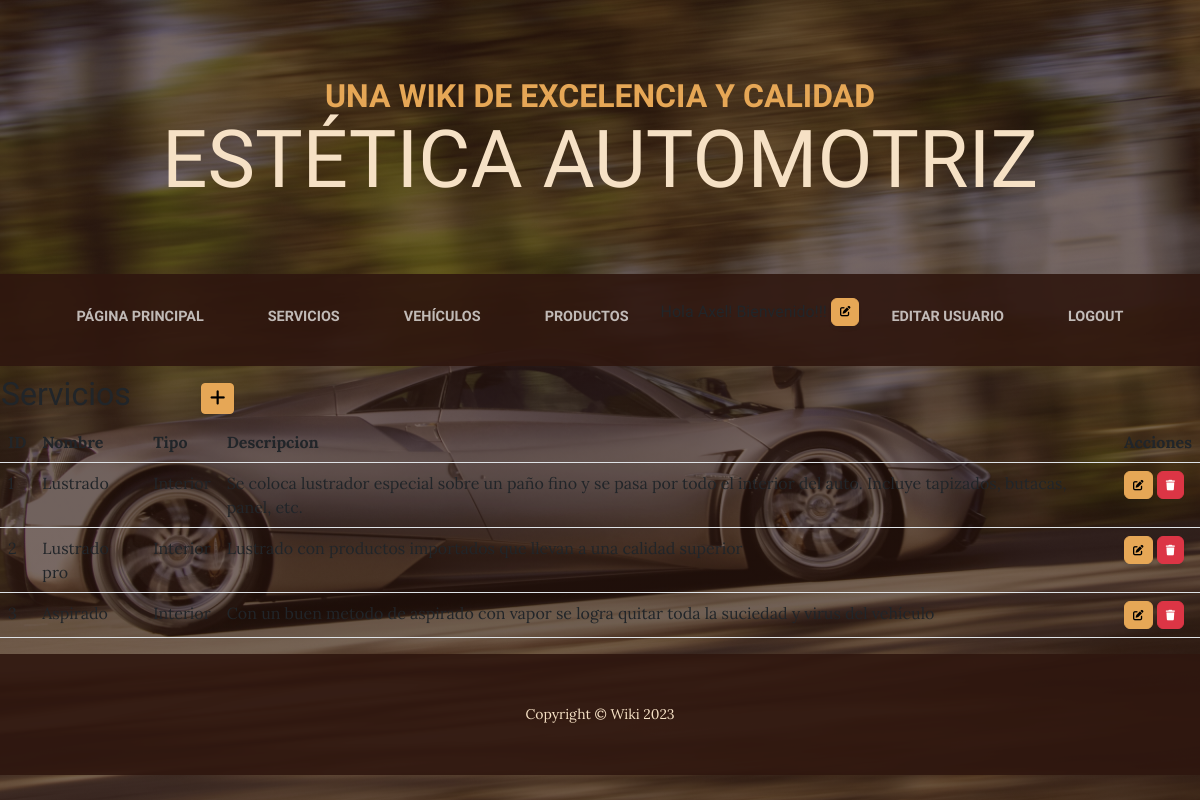
The app's page /servicios/ (signed in), older data.
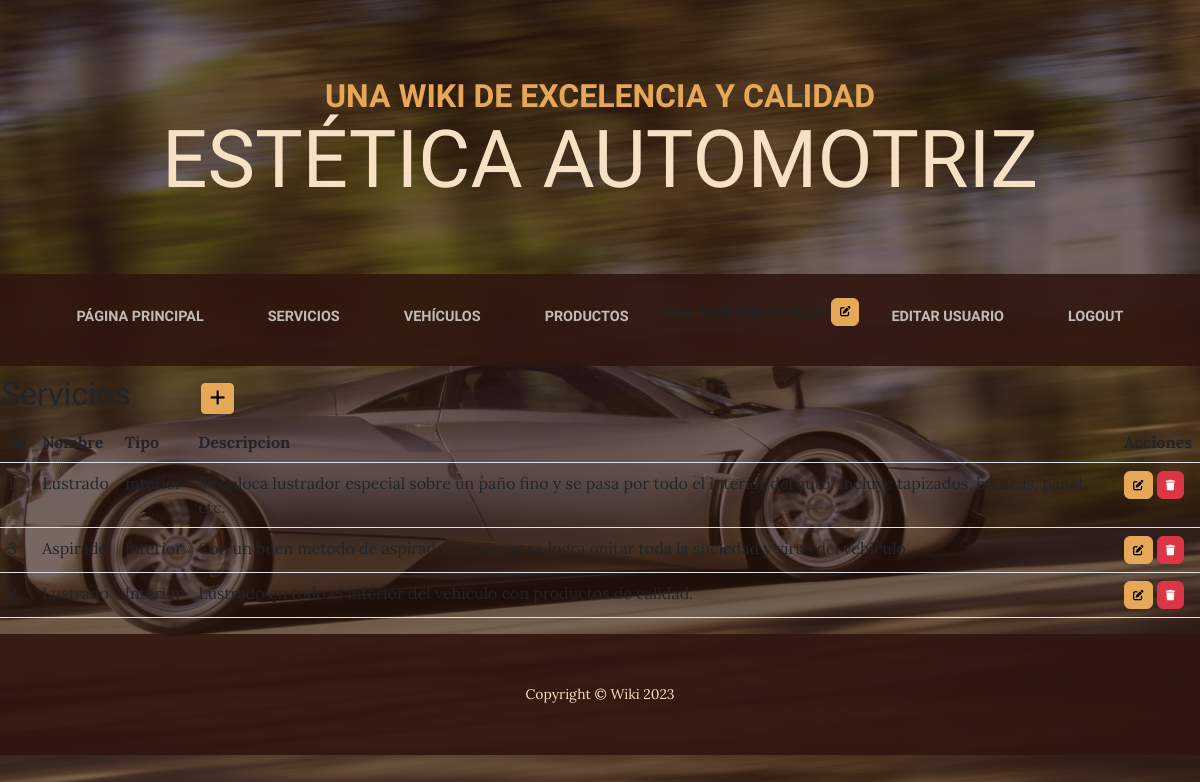
The same page, newer data.
### aplicacion/models.py (models this page shows, shortened)
class Servicio(models.Model):
    nombre = models.CharField(max_length=30)
    tipo = models.CharField(max_length=10)
    descripcion = models.CharField(max_length=200)

### aplicacion/views.py (the view)
# urls.py: path('servicios/', ServicioList.as_view(), name="servicios" ),
class ServicioList(ListView):
    model = Servicio

### aplicacion/templates/aplicacion/servicio_list.html (shortened to what this page needs)
{% extends 'aplicacion/base.html' %}
{% load static %}
{% block contenido %}
<table>
    <tr>
        <td width="200"><h2>Servicios</h2></td>
        <td>
            <a
            href="{% url 'create_servicio' %}"
            class="btn btn-primary btn-sm"
            >
            </a>
        </td>
    </tr>
</table>
<table class="table table-striped">
    <thead>
        <tr>
            <th>ID</th>
            <th>Nombre</th>
            <th>Tipo</th>
            <th>Descripcion</th>
            <th>Acciones</th>
        </tr>
    </thead>
    <tbody>
    {% for servicio in servicio_list %}
    <tr>
        <td>{{ servicio.id }}</td>
        <td>{{ servicio.nombre }}</td>
        <td>{{ servicio.tipo }}</td>
        <td>{{ servicio.descripcion }}</td>
        <td>
            <a
              href="{% url 'update_servicio' servicio.id %}"
              class="btn btn-primary"
              style="--bs-btn-padding-y: .25rem; --bs-btn-padding-x: .5rem; --bs-btn-font-size: .75rem;"
              >
            </a>
            <a
              href="{% url 'delete_servicio' servicio.id %}"
              class="btn btn-danger"
              style="--bs-btn-padding-y: .25rem; --bs-btn-padding-x: .5rem; --bs-btn-font-size: .75rem;"
              >
            </a>
          </td>
    </tr>
    {% endfor %}
    </tbody>
</table>
{% endblock contenido %}

### aplicacion/templates/aplicacion/base.html (shortened to what this page needs)
<!DOCTYPE html>
<html lang="en">
    {% load static %}
    <head>
        <link href="{% static 'aplicacion/css/styles.css' %}" rel="stylesheet" />
        <link rel="stylesheet" href="https://cdnjs.cloudflare.com/ajax/libs/font-awesome/6.4.0/css/all.min.css">
    </head>
    <body>
        <header>
            <h1 class="site-heading text-center text-faded d-none d-lg-block">
                <span class="site-heading-upper text-primary mb-3">Una Wiki de excelencia y calidad</span>
                <span class="site-heading-lower">Estética Automotriz</span>
            </h1>
        </header>
        <nav class="navbar navbar-expand-lg navbar-dark py-lg-4" id="mainNav">
            <div class="container">
                <div class="collapse navbar-collapse" id="navbarSupportedContent">
                    <ul class="navbar-nav mx-auto">
                        <li class="nav-item px-lg-4"><a class="nav-link text-uppercase" href="{% url 'home' %}">Página principal</a></li>
                        {% if user.is_authenticated %}
                            <li class="nav-item px-lg-4"><a class="nav-link text-uppercase" href="{% url 'servicios' %}">Servicios</a></li>
                            <li class="nav-item px-lg-4"><a class="nav-link text-uppercase" href="{% url 'vehiculos' %}">Vehículos</a></li>
                            <li class="nav-item px-lg-4"><a class="nav-link text-uppercase" href="{% url 'productos' %}">Productos</a></li>
                            <p>Hola {{user.username}}! Bienvenido!!!</p>
                            <div class="text-center">
                                <a
                                    href="{% url 'agregar_avatar' %}"
                                    class="btn btn-primary"
                                    style="--bs-btn-padding-y: .25rem; --bs-btn-padding-x: .5rem; --bs-btn-font-size: .75rem;"
                                    >
                                </a>
                            </div>
                            <li class="nav-item px-lg-4"><a class="nav-link text-uppercase" href="{% url 'editar_usuario' %}">Editar usuario</a></li>
                            <li class="nav-item px-lg-4"><a class="nav-link text-uppercase" href="{% url 'logout' %}">Logout</a></li>
                        {% else %}
                            <li class="nav-item px-lg-4"><a class="nav-link text-uppercase" href="{% url 'login' %}">Login</a></li>
                            <li class="nav-item px-lg-4"><a class="nav-link text-uppercase" href="{% url 'registro' %}">Registro</a></li>
                        {% endif %}
                    </ul>
                </div>
            </div>
        </nav>
        {% block contenido %}
        {% endblock contenido %}
        <footer class="footer text-faded text-center py-5">
            <div class="container"><p class="m-0 small">Copyright &copy; Wiki 2023</p></div>
        </footer>
    </body>
</html>

Row changes from the older to the newer data that the page shows:
removed Servicio: id "2", nombre "Lustrado pro", tipo "Interior", descripcion "Lustrado con productos importados que llevan a una calidad superior"
added Servicio: nombre "Lustrado", tipo "Interior", descripcion "Lustrado en todo el interior del vehiculo con productos de calidad."
